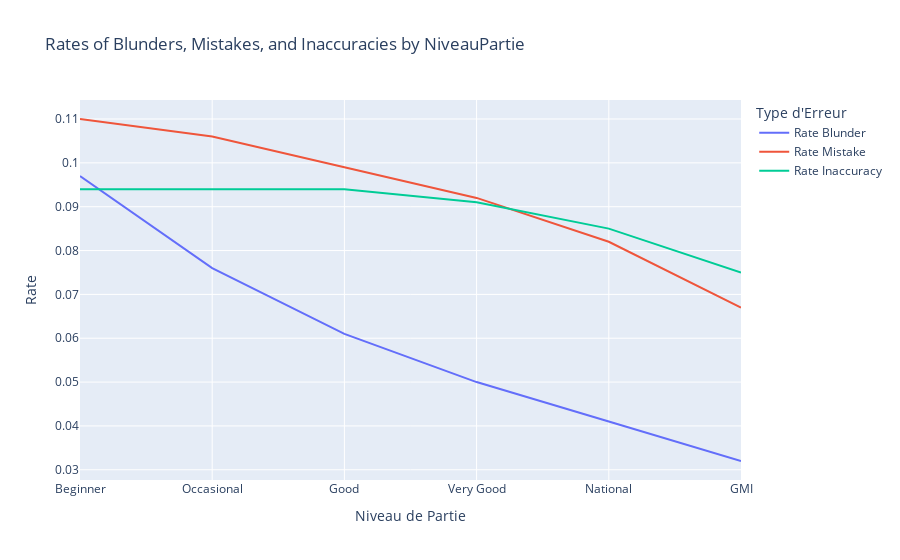

Notebook cell for this chart:
### Code cell
result_pandas = Q1.toPandas()

# Créer le graphique avec Plotly
fig = px.line(result_pandas, x='niveauPartie', 
              y=['Rate Blunder', 'Rate Mistake', 'Rate Inaccuracy'],
              labels={'niveauPartie': 'Niveau de Partie', 
                      'value': 'Rate', 
                      'variable': 'Type d\'Erreur'},
              title='Rates of Blunders, Mistakes, and Inaccuracies by NiveauPartie')

# Afficher le graphique
fig.show()

### Figure 1 — Plotly figure (JSON) as saved in the notebook; plotly's stock layout.template omitted (floating-point values rounded to 4 significant figures)
{"data": [{"hovertemplate": "Type d'Erreur=Rate Blunder<br>Niveau de Partie=%{x}<br>Rate=%{y}<extra></extra>", "legendgroup": "Rate Blunder", "line": {"color": "#636efa", "dash": "solid"}, "marker": {"symbol": "circle"}, "mode": "lines", "name": "Rate Blunder", "orientation": "v", "showlegend": true, "type": "scatter", "x": ["Beginner", "Occasional", "Good", "Very Good", "National", "GMI"], "xaxis": "x", "y": [0.097, 0.076, 0.061, 0.05, 0.041, 0.032], "yaxis": "y"}, {"hovertemplate": "Type d'Erreur=Rate Mistake<br>Niveau de Partie=%{x}<br>Rate=%{y}<extra></extra>", "legendgroup": "Rate Mistake", "line": {"color": "#EF553B", "dash": "solid"}, "marker": {"symbol": "circle"}, "mode": "lines", "name": "Rate Mistake", "orientation": "v", "showlegend": true, "type": "scatter", "x": ["Beginner", "Occasional", "Good", "Very Good", "National", "GMI"], "xaxis": "x", "y": [0.11, 0.106, 0.099, 0.092, 0.082, 0.067], "yaxis": "y"}, {"hovertemplate": "Type d'Erreur=Rate Inaccuracy<br>Niveau de Partie=%{x}<br>Rate=%{y}<extra></extra>", "legendgroup": "Rate Inaccuracy", "line": {"color": "#00cc96", "dash": "solid"}, "marker": {"symbol": "circle"}, "mode": "lines", "name": "Rate Inaccuracy", "orientation": "v", "showlegend": true, "type": "scatter", "x": ["Beginner", "Occasional", "Good", "Very Good", "National", "GMI"], "xaxis": "x", "y": [0.094, 0.094, 0.094, 0.091, 0.085, 0.075], "yaxis": "y"}], "layout": {"legend": {"title": {"text": "Type d'Erreur"}, "tracegroupgap": 0}, "title": {"text": "Rates of Blunders, Mistakes, and Inaccuracies by NiveauPartie"}, "xaxis": {"anchor": "y", "domain": [0, 1], "title": {"text": "Niveau de Partie"}}, "yaxis": {"anchor": "x", "domain": [0, 1], "title": {"text": "Rate"}}}}
